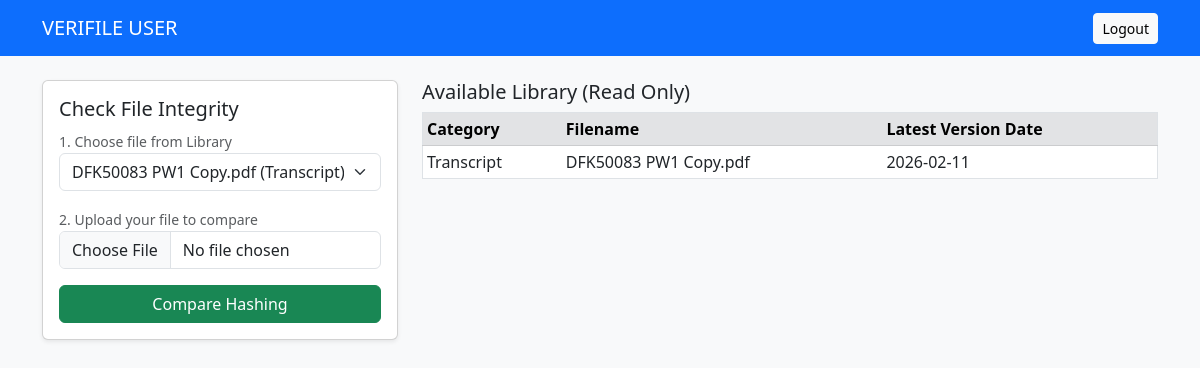
Before: /user/dashboard (signed in) with the older database file.
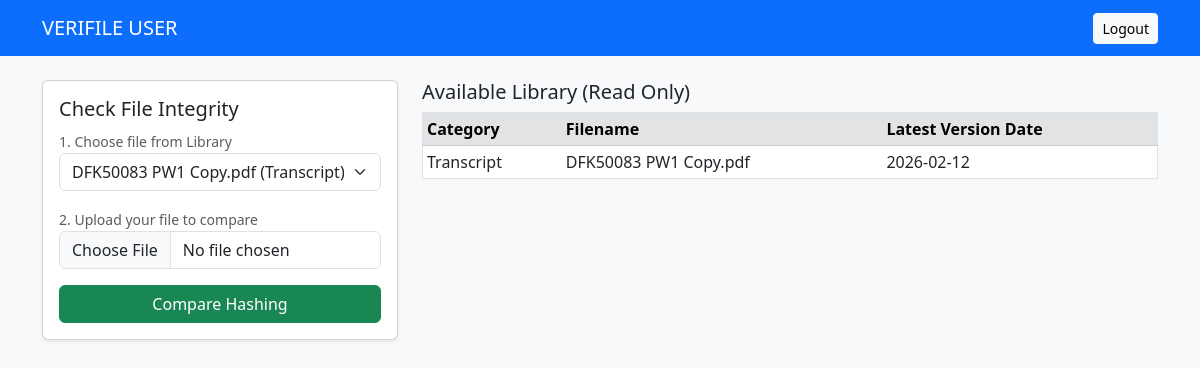
After: the same page with the newer database file.
### app.py (models this page shows)
class FileRecord(db.Model):
    id = db.Column(db.Integer, primary_key=True)
    filename = db.Column(db.String(100))
    category = db.Column(db.String(50)) # Transcript, Exam, Certificate
    hash_value = db.Column(db.String(64))
    upload_time = db.Column(db.DateTime, default=datetime.now)

### app.py (the view)
@app.route('/user/dashboard')
@login_required
def user_dashboard():
    files = FileRecord.query.all()
    return render_template('dashboard_user.html', user=current_user, files=files)

### app.py (called while the page is built)
@login_manager.user_loader
def load_user(user_id):
    return User.query.get(int(user_id))

### templates/dashboard_user.html (shortened to what this page needs)
<!DOCTYPE html>
<html lang="en">
<head>
    <link href="https://cdn.jsdelivr.net/npm/bootstrap@5.3.0/dist/css/bootstrap.min.css" rel="stylesheet">
</head>
<body class="bg-light">
    <nav class="navbar navbar-dark bg-primary">
        <div class="container">
            <span class="navbar-brand">VERIFILE USER</span>
            <a href="/" class="btn btn-light btn-sm">Logout</a>
        </div>
    </nav>
    <div class="container mt-4">
        <div class="row">
            <div class="col-md-4">
                <div class="card p-3 shadow-sm">
                    <h5>Check File Integrity</h5>
                    <form action="/compare" method="POST" enctype="multipart/form-data">
                        <label class="small text-muted">1. Choose file from Library</label>
                        <select name="file_id" class="form-select mb-3">
                            {% for f in files %}
                                <option value="{{ f.id }}">{{ f.filename }} ({{ f.category }})</option>
                            {% endfor %}
                        </select>
                        <label class="small text-muted">2. Upload your file to compare</label>
                        <input type="file" name="file" class="form-control mb-3" required>
                        <button type="submit" class="btn btn-success w-100">Compare Hashing</button>
                    </form>
                </div>
            </div>
            <div class="col-md-8">
                <h5>Available Library (Read Only)</h5>
                <table class="table table-sm bg-white border">
                    <thead class="table-secondary">
                        <tr>
                            <th>Category</th>
                            <th>Filename</th>
                            <th>Latest Version Date</th>
                        </tr>
                    </thead>
                    <tbody>
                        {% for f in files %}
                        <tr>
                            <td>{{ f.category }}</td>
                            <td>{{ f.filename }}</td>
                            <td>{{ f.upload_time.strftime('%Y-%m-%d') }}</td>
                        </tr>
                        {% endfor %}
                    </tbody>
                </table>
            </div>
        </div>
    </div>
</body>
</html>

Changed rows visible on the page:
changed FileRecord "Transcript": upload_time "2026-02-11" → "2026-02-12"
